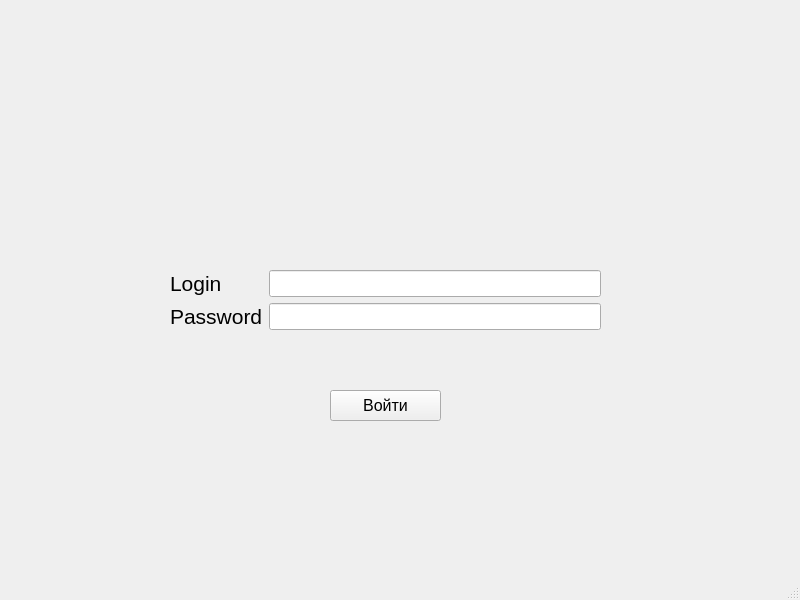
<?xml version="1.0" encoding="UTF-8"?>
<ui version="4.0">
 <class>MainWindow</class>
 <widget class="QMainWindow" name="MainWindow">
  <property name="geometry">
   <rect>
    <x>0</x>
    <y>0</y>
    <width>800</width>
    <height>600</height>
   </rect>
  </property>
  <property name="font">
   <font>
    <pointsize>12</pointsize>
   </font>
  </property>
  <property name="windowTitle">
   <string>MainWindow</string>
  </property>
  <widget class="QWidget" name="centralwidget">
   <widget class="QPushButton" name="pushButton">
    <property name="geometry">
     <rect>
      <x>330</x>
      <y>390</y>
      <width>111</width>
      <height>31</height>
     </rect>
    </property>
    <property name="text">
     <string>Войти</string>
    </property>
   </widget>
   <widget class="QWidget" name="formLayoutWidget">
    <property name="geometry">
     <rect>
      <x>170</x>
      <y>270</y>
      <width>431</width>
      <height>106</height>
     </rect>
    </property>
    <layout class="QFormLayout" name="formLayout">
     <item row="0" column="0">
      <widget class="QLabel" name="label">
       <property name="font">
        <font>
         <pointsize>16</pointsize>
        </font>
       </property>
       <property name="text">
        <string>Login</string>
       </property>
      </widget>
     </item>
     <item row="1" column="0">
      <widget class="QLabel" name="label_2">
       <property name="font">
        <font>
         <pointsize>16</pointsize>
        </font>
       </property>
       <property name="text">
        <string>Password</string>
       </property>
      </widget>
     </item>
     <item row="0" column="1">
      <widget class="QLineEdit" name="lineEdit">
       <property name="font">
        <font>
         <pointsize>12</pointsize>
        </font>
       </property>
      </widget>
     </item>
     <item row="1" column="1">
      <widget class="QLineEdit" name="lineEdit_2">
       <property name="font">
        <font>
         <pointsize>12</pointsize>
        </font>
       </property>
       <property name="text">
        <string/>
       </property>
      </widget>
     </item>
     <item row="2" column="1">
      <widget class="QLabel" name="label_3">
       <property name="text">
        <string/>
       </property>
      </widget>
     </item>
    </layout>
   </widget>
   <widget class="QLabel" name="label_4">
    <property name="geometry">
     <rect>
      <x>290</x>
      <y>40</y>
      <width>311</width>
      <height>231</height>
     </rect>
    </property>
    <property name="text">
     <string/>
    </property>
   </widget>
  </widget>
  <widget class="QMenuBar" name="menubar">
   <property name="geometry">
    <rect>
     <x>0</x>
     <y>0</y>
     <width>800</width>
     <height>34</height>
    </rect>
   </property>
  </widget>
  <widget class="QStatusBar" name="statusbar"/>
 </widget>
 <resources/>
 <connections/>
</ui>
